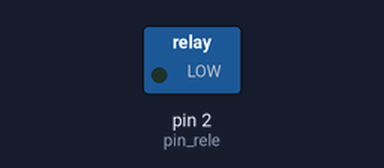
Bench run of a sketch on a simulated Arduino Uno, built with avr-gcc and run on an emulated ATmega328P. Parts: switched loads named in the sketch (green lamp = pin HIGH).

Above: at 5.0 s.
At 15.0 s:
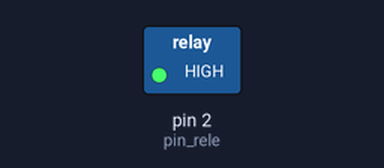
Timing chart, 0 to 26.0 s (numbered marks = the images above):
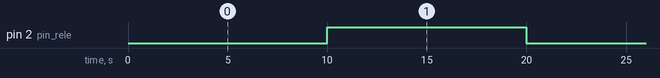

Measured:
- by itself, pin 2 (pin_rele): alternates HIGH for 10.0 s and LOW for 10.0 s

The sketch:

_106_Incubadora.ino
```cpp
int pin_rele = 2;


void setup() {
  // Serial.begin(9600);
  pinMode(pin_rele, OUTPUT);  // Declaracion para usar el pin 2 como salida para la señal del relé
}

void loop() {
  digitalWrite(pin_rele, LOW);
  delay(10000);

  digitalWrite(pin_rele, HIGH);
  delay(10000);
}
```
